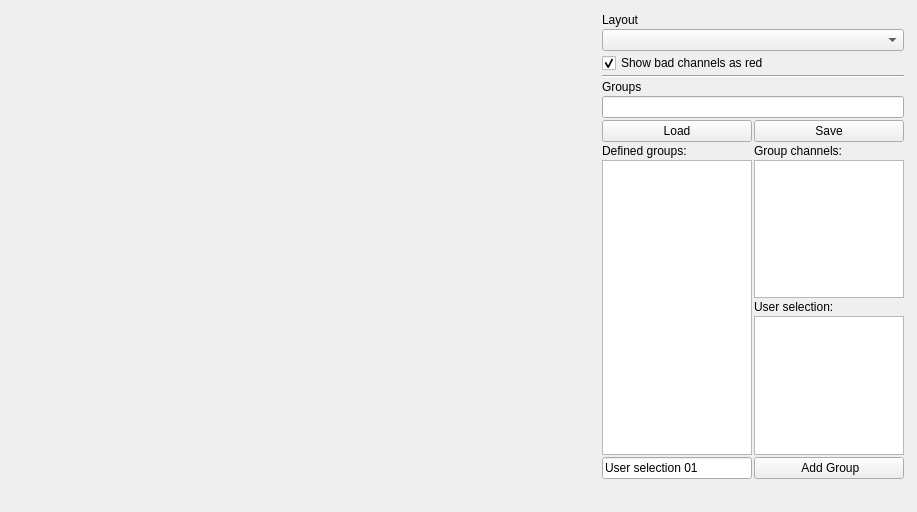
<?xml version="1.0" encoding="UTF-8"?>
<ui version="4.0">
 <class>ChannelSelectionViewWidget</class>
 <widget class="QWidget" name="ChannelSelectionViewWidget">
  <property name="geometry">
   <rect>
    <x>0</x>
    <y>0</y>
    <width>917</width>
    <height>512</height>
   </rect>
  </property>
  <property name="windowTitle">
   <string>Channel Selection Manager</string>
  </property>
  <layout class="QHBoxLayout" name="horizontalLayout" stretch="0">
   <item>
    <layout class="QHBoxLayout" name="horizontalLayout_2" stretch="3,1">
     <item>
      <widget class="QWidget" name="viewWidget" native="true">
       <layout class="QHBoxLayout" name="horizontalLayout_6" stretch="0">
        <property name="spacing">
         <number>2</number>
        </property>
        <property name="leftMargin">
         <number>2</number>
        </property>
        <property name="topMargin">
         <number>2</number>
        </property>
        <property name="rightMargin">
         <number>2</number>
        </property>
        <property name="bottomMargin">
         <number>2</number>
        </property>
        <item>
         <layout class="QGridLayout" name="gridLayout_5">
          <item row="0" column="0" colspan="3">
           <widget class="mne::disp::SensorLayoutWidget" name="m_sensorLayout" native="true"/>
          </item>
          <item row="1" column="2">
           <spacer name="horizontalSpacer">
            <property name="orientation">
             <enum>Qt::Horizontal</enum>
            </property>
            <property name="sizeHint" stdset="0">
             <size>
              <width>40</width>
              <height>20</height>
             </size>
            </property>
           </spacer>
          </item>
         </layout>
        </item>
       </layout>
      </widget>
     </item>
     <item>
      <widget class="QWidget" name="controlWidget" native="true">
       <layout class="QHBoxLayout" name="horizontalLayout_7" stretch="0">
        <property name="spacing">
         <number>2</number>
        </property>
        <property name="leftMargin">
         <number>2</number>
        </property>
        <property name="topMargin">
         <number>2</number>
        </property>
        <property name="rightMargin">
         <number>2</number>
        </property>
        <property name="bottomMargin">
         <number>2</number>
        </property>
        <item>
         <layout class="QGridLayout" name="gridLayout_6">
          <item row="7" column="0">
           <widget class="QLabel" name="label_4">
            <property name="text">
             <string>Groups</string>
            </property>
           </widget>
          </item>
          <item row="8" column="0" colspan="2">
           <widget class="QLineEdit" name="m_lineEdit_loadedFile">
            <property name="readOnly">
             <bool>true</bool>
            </property>
           </widget>
          </item>
          <item row="13" column="0" rowspan="4">
           <widget class="QListWidget" name="m_listWidget_selectionGroups">
            <property name="sizePolicy">
             <sizepolicy hsizetype="Expanding" vsizetype="Preferred">
              <horstretch>0</horstretch>
              <verstretch>0</verstretch>
             </sizepolicy>
            </property>
            <property name="minimumSize">
             <size>
              <width>150</width>
              <height>0</height>
             </size>
            </property>
            <property name="maximumSize">
             <size>
              <width>16777215</width>
              <height>16777215</height>
             </size>
            </property>
           </widget>
          </item>
          <item row="15" column="1">
           <widget class="QLabel" name="label_5">
            <property name="sizePolicy">
             <sizepolicy hsizetype="Minimum" vsizetype="Minimum">
              <horstretch>0</horstretch>
              <verstretch>0</verstretch>
             </sizepolicy>
            </property>
            <property name="maximumSize">
             <size>
              <width>150</width>
              <height>16777215</height>
             </size>
            </property>
            <property name="text">
             <string>User selection:</string>
            </property>
           </widget>
          </item>
          <item row="2" column="0" colspan="2">
           <widget class="QCheckBox" name="m_checkBox_showBadChannelsAsRed">
            <property name="text">
             <string>Show bad channels as red</string>
            </property>
            <property name="checked">
             <bool>true</bool>
            </property>
           </widget>
          </item>
          <item row="16" column="1">
           <widget class="QListWidget" name="m_listWidget_userDefined">
            <property name="sizePolicy">
             <sizepolicy hsizetype="Expanding" vsizetype="Expanding">
              <horstretch>0</horstretch>
              <verstretch>0</verstretch>
             </sizepolicy>
            </property>
            <property name="minimumSize">
             <size>
              <width>150</width>
              <height>0</height>
             </size>
            </property>
            <property name="maximumSize">
             <size>
              <width>16777215</width>
              <height>16777215</height>
             </size>
            </property>
            <property name="mouseTracking">
             <bool>true</bool>
            </property>
            <property name="acceptDrops">
             <bool>true</bool>
            </property>
            <property name="dragDropMode">
             <enum>QAbstractItemView::DropOnly</enum>
            </property>
            <property name="selectionMode">
             <enum>QAbstractItemView::ExtendedSelection</enum>
            </property>
            <property name="sortingEnabled">
             <bool>false</bool>
            </property>
           </widget>
          </item>
          <item row="9" column="1">
           <widget class="QPushButton" name="m_pushButton_saveSelection">
            <property name="enabled">
             <bool>true</bool>
            </property>
            <property name="sizePolicy">
             <sizepolicy hsizetype="Preferred" vsizetype="Fixed">
              <horstretch>0</horstretch>
              <verstretch>0</verstretch>
             </sizepolicy>
            </property>
            <property name="minimumSize">
             <size>
              <width>0</width>
              <height>0</height>
             </size>
            </property>
            <property name="maximumSize">
             <size>
              <width>16777215</width>
              <height>16777215</height>
             </size>
            </property>
            <property name="text">
             <string>Save</string>
            </property>
           </widget>
          </item>
          <item row="12" column="0">
           <widget class="QLabel" name="label_2">
            <property name="sizePolicy">
             <sizepolicy hsizetype="Fixed" vsizetype="Fixed">
              <horstretch>0</horstretch>
              <verstretch>0</verstretch>
             </sizepolicy>
            </property>
            <property name="minimumSize">
             <size>
              <width>150</width>
              <height>0</height>
             </size>
            </property>
            <property name="maximumSize">
             <size>
              <width>150</width>
              <height>16777215</height>
             </size>
            </property>
            <property name="text">
             <string>Defined groups:</string>
            </property>
           </widget>
          </item>
          <item row="13" column="2">
           <spacer name="verticalSpacer">
            <property name="orientation">
             <enum>Qt::Vertical</enum>
            </property>
            <property name="sizeHint" stdset="0">
             <size>
              <width>0</width>
              <height>40</height>
             </size>
            </property>
           </spacer>
          </item>
          <item row="13" column="1" rowspan="2">
           <widget class="QListWidget" name="m_listWidget_visibleChannels">
            <property name="sizePolicy">
             <sizepolicy hsizetype="Expanding" vsizetype="Expanding">
              <horstretch>0</horstretch>
              <verstretch>0</verstretch>
             </sizepolicy>
            </property>
            <property name="minimumSize">
             <size>
              <width>150</width>
              <height>0</height>
             </size>
            </property>
            <property name="maximumSize">
             <size>
              <width>16777215</width>
              <height>16777215</height>
             </size>
            </property>
            <property name="dragEnabled">
             <bool>true</bool>
            </property>
            <property name="dragDropMode">
             <enum>QAbstractItemView::DragOnly</enum>
            </property>
            <property name="defaultDropAction">
             <enum>Qt::CopyAction</enum>
            </property>
            <property name="selectionMode">
             <enum>QAbstractItemView::ExtendedSelection</enum>
            </property>
           </widget>
          </item>
          <item row="4" column="0" colspan="2">
           <widget class="Line" name="line">
            <property name="orientation">
             <enum>Qt::Horizontal</enum>
            </property>
           </widget>
          </item>
          <item row="0" column="0">
           <widget class="QLabel" name="label_3">
            <property name="text">
             <string>Layout</string>
            </property>
           </widget>
          </item>
          <item row="12" column="1">
           <widget class="QLabel" name="label">
            <property name="sizePolicy">
             <sizepolicy hsizetype="Minimum" vsizetype="Minimum">
              <horstretch>0</horstretch>
              <verstretch>0</verstretch>
             </sizepolicy>
            </property>
            <property name="text">
             <string>Group channels:</string>
            </property>
           </widget>
          </item>
          <item row="18" column="0">
           <widget class="QLineEdit" name="m_lineEdit_selectionGroupName">
            <property name="sizePolicy">
             <sizepolicy hsizetype="Expanding" vsizetype="Fixed">
              <horstretch>0</horstretch>
              <verstretch>0</verstretch>
             </sizepolicy>
            </property>
            <property name="minimumSize">
             <size>
              <width>150</width>
              <height>0</height>
             </size>
            </property>
            <property name="maximumSize">
             <size>
              <width>16777215</width>
              <height>16777215</height>
             </size>
            </property>
            <property name="text">
             <string>User selection 01</string>
            </property>
           </widget>
          </item>
          <item row="9" column="0">
           <widget class="QPushButton" name="m_pushButton_loadSelection">
            <property name="enabled">
             <bool>true</bool>
            </property>
            <property name="sizePolicy">
             <sizepolicy hsizetype="Expanding" vsizetype="Fixed">
              <horstretch>0</horstretch>
              <verstretch>0</verstretch>
             </sizepolicy>
            </property>
            <property name="minimumSize">
             <size>
              <width>0</width>
              <height>0</height>
             </size>
            </property>
            <property name="maximumSize">
             <size>
              <width>16777215</width>
              <height>16777215</height>
             </size>
            </property>
            <property name="text">
             <string>Load</string>
            </property>
           </widget>
          </item>
          <item row="18" column="1">
           <widget class="QPushButton" name="m_pushButton_addToSelectionGroups">
            <property name="sizePolicy">
             <sizepolicy hsizetype="Expanding" vsizetype="Fixed">
              <horstretch>0</horstretch>
              <verstretch>0</verstretch>
             </sizepolicy>
            </property>
            <property name="minimumSize">
             <size>
              <width>150</width>
              <height>0</height>
             </size>
            </property>
            <property name="maximumSize">
             <size>
              <width>16777215</width>
              <height>16777215</height>
             </size>
            </property>
            <property name="text">
             <string> Add Group</string>
            </property>
           </widget>
          </item>
          <item row="16" column="2">
           <spacer name="verticalSpacer_2">
            <property name="orientation">
             <enum>Qt::Vertical</enum>
            </property>
            <property name="sizeHint" stdset="0">
             <size>
              <width>0</width>
              <height>40</height>
             </size>
            </property>
           </spacer>
          </item>
          <item row="1" column="0" colspan="2">
           <widget class="QComboBox" name="m_comboBox_layoutFile">
            <property name="sizePolicy">
             <sizepolicy hsizetype="Expanding" vsizetype="Fixed">
              <horstretch>0</horstretch>
              <verstretch>0</verstretch>
             </sizepolicy>
            </property>
            <property name="minimumSize">
             <size>
              <width>150</width>
              <height>0</height>
             </size>
            </property>
            <property name="maximumSize">
             <size>
              <width>16777215</width>
              <height>16777215</height>
             </size>
            </property>
           </widget>
          </item>
          <item row="19" column="0" colspan="2">
           <spacer name="horizontalSpacer_2">
            <property name="orientation">
             <enum>Qt::Horizontal</enum>
            </property>
            <property name="sizeHint" stdset="0">
             <size>
              <width>40</width>
              <height>20</height>
             </size>
            </property>
           </spacer>
          </item>
         </layout>
        </item>
       </layout>
      </widget>
     </item>
    </layout>
   </item>
  </layout>
 </widget>
 <customwidgets>
  <customwidget>
   <class>mne::disp::SensorLayoutWidget</class>
   <extends>QWidget</extends>
   <header>mne/disp_widgets/viewers/helpers/sensorlayoutwidget.h</header>
   <container>1</container>
  </customwidget>
 </customwidgets>
 <resources/>
 <connections/>
</ui>
